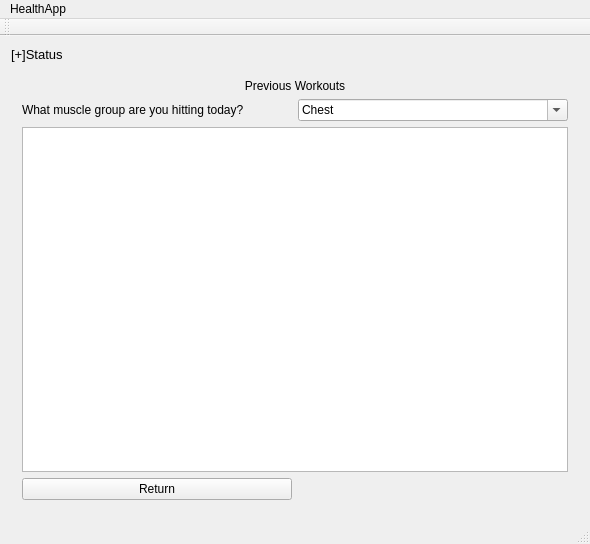
<?xml version="1.0" encoding="UTF-8"?>
<ui version="4.0">
 <class>MainWindow</class>
 <widget class="QMainWindow" name="MainWindow">
  <property name="geometry">
   <rect>
    <x>0</x>
    <y>0</y>
    <width>533</width>
    <height>544</height>
   </rect>
  </property>
  <property name="windowTitle">
   <string>MainWindow</string>
  </property>
  <widget class="QWidget" name="centralWidget">
   <layout class="QGridLayout" name="gridLayout">
    <item row="2" column="0">
     <widget class="QLabel" name="status">
      <property name="text">
       <string>&lt;html&gt;&lt;head/&gt;&lt;body&gt;&lt;p&gt;&lt;span style=&quot; font-size:10pt;&quot;&gt;[+]Status&lt;/span&gt;&lt;/p&gt;&lt;/body&gt;&lt;/html&gt;</string>
      </property>
     </widget>
    </item>
    <item row="3" column="0">
     <widget class="QStackedWidget" name="stackedWidget">
      <property name="currentIndex">
       <number>5</number>
      </property>
      <widget class="QWidget" name="Dashboard">
       <layout class="QGridLayout" name="gridLayout_7">
        <item row="5" column="0">
         <widget class="QPushButton" name="setGoal">
          <property name="text">
           <string>Set Goal</string>
          </property>
         </widget>
        </item>
        <item row="0" column="0" colspan="3">
         <widget class="QLabel" name="welcome">
          <property name="text">
           <string>&lt;html&gt;&lt;head/&gt;&lt;body&gt;&lt;p align=&quot;center&quot;&gt;Welcome&lt;/p&gt;&lt;/body&gt;&lt;/html&gt;</string>
          </property>
         </widget>
        </item>
        <item row="3" column="3">
         <widget class="QLabel" name="label_46">
          <property name="text">
           <string>Height:</string>
          </property>
         </widget>
        </item>
        <item row="3" column="0">
         <widget class="QPushButton" name="addWorkout">
          <property name="text">
           <string>Add Workout</string>
          </property>
         </widget>
        </item>
        <item row="3" column="4">
         <widget class="QLabel" name="h">
          <property name="text">
           <string>TextLabel</string>
          </property>
         </widget>
        </item>
        <item row="5" column="1">
         <widget class="QPushButton" name="updateInfo">
          <property name="text">
           <string>Update Info</string>
          </property>
         </widget>
        </item>
        <item row="3" column="1">
         <widget class="QPushButton" name="addMeal">
          <property name="text">
           <string>Add Meal</string>
          </property>
         </widget>
        </item>
        <item row="0" column="3" colspan="3">
         <widget class="QLabel" name="name">
          <property name="text">
           <string>TextLabel</string>
          </property>
         </widget>
        </item>
        <item row="5" column="4">
         <widget class="QLabel" name="w">
          <property name="text">
           <string>TextLabel</string>
          </property>
         </widget>
        </item>
        <item row="5" column="3">
         <widget class="QLabel" name="label_48">
          <property name="text">
           <string>Weight:</string>
          </property>
         </widget>
        </item>
        <item row="2" column="4">
         <widget class="QPushButton" name="wodButton">
          <property name="text">
           <string>Previous workouts</string>
          </property>
         </widget>
        </item>
        <item row="2" column="1">
         <widget class="QLabel" name="daysTo">
          <property name="text">
           <string>TextLabel</string>
          </property>
         </widget>
        </item>
        <item row="2" column="0">
         <widget class="QLabel" name="label">
          <property name="text">
           <string>Days Until Goal:</string>
          </property>
         </widget>
        </item>
       </layout>
      </widget>
      <widget class="QWidget" name="addWorkoutPage">
       <layout class="QGridLayout" name="gridLayout_4">
        <item row="0" column="0">
         <widget class="QLabel" name="label_2">
          <property name="text">
           <string>&lt;html&gt;&lt;head/&gt;&lt;body&gt;&lt;p align=&quot;center&quot;&gt;&lt;span style=&quot; font-size:24pt;&quot;&gt;Add Workout&lt;/span&gt;&lt;/p&gt;&lt;/body&gt;&lt;/html&gt;</string>
          </property>
         </widget>
        </item>
        <item row="2" column="0">
         <widget class="QScrollArea" name="scrollArea">
          <property name="widgetResizable">
           <bool>true</bool>
          </property>
          <widget class="QWidget" name="scrollAreaWidgetContents">
           <property name="geometry">
            <rect>
             <x>0</x>
             <y>0</y>
             <width>468</width>
             <height>406</height>
            </rect>
           </property>
           <layout class="QGridLayout" name="gridLayout_3">
            <item row="0" column="1" colspan="2">
             <widget class="QLabel" name="label_5">
              <property name="text">
               <string>&lt;html&gt;&lt;head/&gt;&lt;body&gt;&lt;p&gt;&lt;span style=&quot; font-size:18pt; font-weight:600;&quot;&gt;Workout 1&lt;/span&gt;&lt;/p&gt;&lt;/body&gt;&lt;/html&gt;</string>
              </property>
             </widget>
            </item>
            <item row="1" column="0">
             <widget class="QLabel" name="label_7">
              <property name="text">
               <string>Type</string>
              </property>
             </widget>
            </item>
            <item row="1" column="1" colspan="2">
             <widget class="QComboBox" name="fam1">
              <property name="editable">
               <bool>true</bool>
              </property>
              <property name="currentText">
               <string>Chest</string>
              </property>
              <item>
               <property name="text">
                <string>Chest</string>
               </property>
              </item>
              <item>
               <property name="text">
                <string>Back</string>
               </property>
              </item>
              <item>
               <property name="text">
                <string>Shoulders</string>
               </property>
              </item>
              <item>
               <property name="text">
                <string>Legs</string>
               </property>
              </item>
              <item>
               <property name="text">
                <string>Arms</string>
               </property>
              </item>
              <item>
               <property name="text">
                <string>Core</string>
               </property>
              </item>
              <item>
               <property name="text">
                <string>Cardio</string>
               </property>
              </item>
             </widget>
            </item>
            <item row="1" column="3">
             <widget class="QLabel" name="label_6">
              <property name="text">
               <string>Exercise</string>
              </property>
             </widget>
            </item>
            <item row="1" column="4" colspan="2">
             <widget class="QLineEdit" name="ex1"/>
            </item>
            <item row="2" column="1">
             <widget class="QLabel" name="label_3">
              <property name="text">
               <string>Weight</string>
              </property>
             </widget>
            </item>
            <item row="2" column="2">
             <widget class="QSpinBox" name="w1">
              <property name="maximum">
               <number>500</number>
              </property>
             </widget>
            </item>
            <item row="2" column="3">
             <widget class="QLabel" name="label_8">
              <property name="text">
               <string>Sets</string>
              </property>
             </widget>
            </item>
            <item row="2" column="4">
             <widget class="QSpinBox" name="s1">
              <property name="maximum">
               <number>10</number>
              </property>
             </widget>
            </item>
            <item row="2" column="5">
             <widget class="QLabel" name="label_4">
              <property name="text">
               <string>Reps</string>
              </property>
             </widget>
            </item>
            <item row="2" column="6">
             <widget class="QSpinBox" name="r1"/>
            </item>
            <item row="3" column="1" colspan="2">
             <widget class="QLabel" name="label_13">
              <property name="text">
               <string>&lt;html&gt;&lt;head/&gt;&lt;body&gt;&lt;p&gt;&lt;span style=&quot; font-size:18pt; font-weight:600;&quot;&gt;Workout 2&lt;/span&gt;&lt;/p&gt;&lt;/body&gt;&lt;/html&gt;</string>
              </property>
             </widget>
            </item>
            <item row="4" column="0">
             <widget class="QLabel" name="label_10">
              <property name="text">
               <string>Type</string>
              </property>
             </widget>
            </item>
            <item row="4" column="1" colspan="2">
             <widget class="QComboBox" name="fam2">
              <property name="editable">
               <bool>true</bool>
              </property>
              <property name="currentText">
               <string>Chest</string>
              </property>
              <item>
               <property name="text">
                <string>Chest</string>
               </property>
              </item>
              <item>
               <property name="text">
                <string>Back</string>
               </property>
              </item>
              <item>
               <property name="text">
                <string>Shoulders</string>
               </property>
              </item>
              <item>
               <property name="text">
                <string>Legs</string>
               </property>
              </item>
              <item>
               <property name="text">
                <string>Arms</string>
               </property>
              </item>
              <item>
               <property name="text">
                <string>Core</string>
               </property>
              </item>
              <item>
               <property name="text">
                <string>Cardio</string>
               </property>
              </item>
             </widget>
            </item>
            <item row="4" column="3">
             <widget class="QLabel" name="label_14">
              <property name="text">
               <string>Exercise</string>
              </property>
             </widget>
            </item>
            <item row="4" column="4" colspan="2">
             <widget class="QLineEdit" name="ex2"/>
            </item>
            <item row="5" column="1">
             <widget class="QLabel" name="label_12">
              <property name="text">
               <string>Weight</string>
              </property>
             </widget>
            </item>
            <item row="5" column="2">
             <widget class="QSpinBox" name="w2">
              <property name="maximum">
               <number>500</number>
              </property>
             </widget>
            </item>
            <item row="5" column="3">
             <widget class="QLabel" name="label_9">
              <property name="text">
               <string>Sets</string>
              </property>
             </widget>
            </item>
            <item row="5" column="4">
             <widget class="QSpinBox" name="s2">
              <property name="maximum">
               <number>10</number>
              </property>
             </widget>
            </item>
            <item row="5" column="5">
             <widget class="QLabel" name="label_11">
              <property name="text">
               <string>Reps</string>
              </property>
             </widget>
            </item>
            <item row="5" column="6">
             <widget class="QSpinBox" name="r2"/>
            </item>
            <item row="6" column="1" colspan="2">
             <widget class="QLabel" name="label_19">
              <property name="text">
               <string>&lt;html&gt;&lt;head/&gt;&lt;body&gt;&lt;p&gt;&lt;span style=&quot; font-size:18pt; font-weight:600;&quot;&gt;Workout 3&lt;/span&gt;&lt;/p&gt;&lt;/body&gt;&lt;/html&gt;</string>
              </property>
             </widget>
            </item>
            <item row="7" column="0">
             <widget class="QLabel" name="label_16">
              <property name="text">
               <string>Type</string>
              </property>
             </widget>
            </item>
            <item row="7" column="1" colspan="2">
             <widget class="QComboBox" name="fam3">
              <property name="editable">
               <bool>true</bool>
              </property>
              <property name="currentText">
               <string>Chest</string>
              </property>
              <item>
               <property name="text">
                <string>Chest</string>
               </property>
              </item>
              <item>
               <property name="text">
                <string>Back</string>
               </property>
              </item>
              <item>
               <property name="text">
                <string>Shoulders</string>
               </property>
              </item>
              <item>
               <property name="text">
                <string>Legs</string>
               </property>
              </item>
              <item>
               <property name="text">
                <string>Arms</string>
               </property>
              </item>
              <item>
               <property name="text">
                <string>Core</string>
               </property>
              </item>
              <item>
               <property name="text">
                <string>Cardio</string>
               </property>
              </item>
             </widget>
            </item>
            <item row="7" column="3">
             <widget class="QLabel" name="label_20">
              <property name="text">
               <string>Exercise</string>
              </property>
             </widget>
            </item>
            <item row="7" column="4" colspan="2">
             <widget class="QLineEdit" name="ex3"/>
            </item>
            <item row="8" column="1">
             <widget class="QLabel" name="label_18">
              <property name="text">
               <string>Weight</string>
              </property>
             </widget>
            </item>
            <item row="8" column="2">
             <widget class="QSpinBox" name="w3">
              <property name="maximum">
               <number>500</number>
              </property>
             </widget>
            </item>
            <item row="8" column="3">
             <widget class="QLabel" name="label_15">
              <property name="text">
               <string>Sets</string>
              </property>
             </widget>
            </item>
            <item row="8" column="4">
             <widget class="QSpinBox" name="s3">
              <property name="maximum">
               <number>10</number>
              </property>
             </widget>
            </item>
            <item row="8" column="5">
             <widget class="QLabel" name="label_17">
              <property name="text">
               <string>Reps</string>
              </property>
             </widget>
            </item>
            <item row="8" column="6">
             <widget class="QSpinBox" name="r3"/>
            </item>
            <item row="9" column="1" colspan="2">
             <widget class="QLabel" name="label_23">
              <property name="text">
               <string>&lt;html&gt;&lt;head/&gt;&lt;body&gt;&lt;p&gt;&lt;span style=&quot; font-size:18pt; font-weight:600;&quot;&gt;Workout 4&lt;/span&gt;&lt;/p&gt;&lt;/body&gt;&lt;/html&gt;</string>
              </property>
             </widget>
            </item>
            <item row="10" column="0">
             <widget class="QLabel" name="label_25">
              <property name="text">
               <string>Type</string>
              </property>
             </widget>
            </item>
            <item row="10" column="1" colspan="2">
             <widget class="QComboBox" name="fam4">
              <property name="editable">
               <bool>true</bool>
              </property>
              <property name="currentText">
               <string>Chest</string>
              </property>
              <item>
               <property name="text">
                <string>Chest</string>
               </property>
              </item>
              <item>
               <property name="text">
                <string>Back</string>
               </property>
              </item>
              <item>
               <property name="text">
                <string>Shoulders</string>
               </property>
              </item>
              <item>
               <property name="text">
                <string>Legs</string>
               </property>
              </item>
              <item>
               <property name="text">
                <string>Arms</string>
               </property>
              </item>
              <item>
               <property name="text">
                <string>Core</string>
               </property>
              </item>
              <item>
               <property name="text">
                <string>Cardio</string>
               </property>
              </item>
             </widget>
            </item>
            <item row="10" column="3">
             <widget class="QLabel" name="label_26">
              <property name="text">
               <string>Exercise</string>
              </property>
             </widget>
            </item>
            <item row="10" column="4" colspan="2">
             <widget class="QLineEdit" name="ex4"/>
            </item>
            <item row="11" column="1">
             <widget class="QLabel" name="label_24">
              <property name="text">
               <string>Weight</string>
              </property>
             </widget>
            </item>
            <item row="11" column="2">
             <widget class="QSpinBox" name="w4">
              <property name="maximum">
               <number>500</number>
              </property>
             </widget>
            </item>
            <item row="11" column="3">
             <widget class="QLabel" name="label_21">
              <property name="text">
               <string>Sets</string>
              </property>
             </widget>
            </item>
            <item row="11" column="4">
             <widget class="QSpinBox" name="s4">
              <property name="maximum">
               <number>10</number>
              </property>
             </widget>
            </item>
            <item row="11" column="5">
             <widget class="QLabel" name="label_22">
              <property name="text">
               <string>Reps</string>
              </property>
             </widget>
            </item>
            <item row="11" column="6">
             <widget class="QSpinBox" name="r4"/>
            </item>
           </layout>
          </widget>
         </widget>
        </item>
        <item row="3" column="0">
         <widget class="QDialogButtonBox" name="saveWorkoutButton">
          <property name="standardButtons">
           <set>QDialogButtonBox::Cancel|QDialogButtonBox::Save</set>
          </property>
          <property name="centerButtons">
           <bool>true</bool>
          </property>
         </widget>
        </item>
       </layout>
      </widget>
      <widget class="QWidget" name="addMealPage">
       <layout class="QGridLayout" name="gridLayout_2">
        <item row="0" column="0">
         <widget class="QLabel" name="label_27">
          <property name="text">
           <string>&lt;html&gt;&lt;head/&gt;&lt;body&gt;&lt;p align=&quot;center&quot;&gt;&lt;span style=&quot; font-size:24pt;&quot;&gt;Add Meal&lt;/span&gt;&lt;/p&gt;&lt;/body&gt;&lt;/html&gt;</string>
          </property>
         </widget>
        </item>
        <item row="1" column="0">
         <widget class="QScrollArea" name="scrollArea_2">
          <property name="widgetResizable">
           <bool>true</bool>
          </property>
          <widget class="QWidget" name="scrollAreaWidgetContents_2">
           <property name="geometry">
            <rect>
             <x>0</x>
             <y>0</y>
             <width>483</width>
             <height>333</height>
            </rect>
           </property>
           <layout class="QGridLayout" name="gridLayout_6">
            <item row="0" column="0">
             <widget class="QLabel" name="label_34">
              <property name="text">
               <string>Name</string>
              </property>
             </widget>
            </item>
            <item row="0" column="1">
             <widget class="QLineEdit" name="nameEdit"/>
            </item>
            <item row="1" column="0">
             <widget class="QLabel" name="label_33">
              <property name="text">
               <string>Calories</string>
              </property>
             </widget>
            </item>
            <item row="1" column="1">
             <widget class="QDoubleSpinBox" name="calEdit">
              <property name="maximum">
               <double>5000.000000000000000</double>
              </property>
             </widget>
            </item>
            <item row="2" column="0">
             <widget class="QLabel" name="label_32">
              <property name="text">
               <string>Total Fat</string>
              </property>
             </widget>
            </item>
            <item row="2" column="1">
             <widget class="QDoubleSpinBox" name="fatEdit">
              <property name="maximum">
               <double>5000.000000000000000</double>
              </property>
             </widget>
            </item>
            <item row="3" column="0">
             <widget class="QLabel" name="label_31">
              <property name="text">
               <string>Cholestorol</string>
              </property>
             </widget>
            </item>
            <item row="3" column="1">
             <widget class="QDoubleSpinBox" name="cholEdit">
              <property name="maximum">
               <double>5000.000000000000000</double>
              </property>
             </widget>
            </item>
            <item row="4" column="0">
             <widget class="QLabel" name="label_29">
              <property name="text">
               <string>Sodium</string>
              </property>
             </widget>
            </item>
            <item row="4" column="1">
             <widget class="QDoubleSpinBox" name="sodEdit">
              <property name="maximum">
               <double>5000.000000000000000</double>
              </property>
             </widget>
            </item>
            <item row="5" column="0">
             <widget class="QLabel" name="label_28">
              <property name="text">
               <string>Total Carbs</string>
              </property>
             </widget>
            </item>
            <item row="5" column="1">
             <widget class="QDoubleSpinBox" name="carbEdit">
              <property name="maximum">
               <double>5000.000000000000000</double>
              </property>
             </widget>
            </item>
            <item row="6" column="0">
             <widget class="QLabel" name="label_30">
              <property name="text">
               <string>Protein</string>
              </property>
             </widget>
            </item>
            <item row="6" column="1">
             <widget class="QDoubleSpinBox" name="protEdit">
              <property name="maximum">
               <double>5000.000000000000000</double>
              </property>
             </widget>
            </item>
           </layout>
          </widget>
         </widget>
        </item>
        <item row="2" column="0">
         <widget class="QDialogButtonBox" name="saveMealButton">
          <property name="standardButtons">
           <set>QDialogButtonBox::Cancel|QDialogButtonBox::Save</set>
          </property>
          <property name="centerButtons">
           <bool>true</bool>
          </property>
         </widget>
        </item>
       </layout>
      </widget>
      <widget class="QWidget" name="goalPage">
       <layout class="QGridLayout" name="gridLayout_8">
        <item row="0" column="0">
         <widget class="QLabel" name="label_36">
          <property name="text">
           <string>&lt;html&gt;&lt;head/&gt;&lt;body&gt;&lt;p align=&quot;center&quot;&gt;&lt;span style=&quot; font-size:24pt;&quot;&gt;Set your Goal!&lt;/span&gt;&lt;/p&gt;&lt;/body&gt;&lt;/html&gt;</string>
          </property>
         </widget>
        </item>
        <item row="2" column="0">
         <widget class="QCalendarWidget" name="calendarWidget_2">
          <property name="gridVisible">
           <bool>false</bool>
          </property>
          <property name="verticalHeaderFormat">
           <enum>QCalendarWidget::NoVerticalHeader</enum>
          </property>
         </widget>
        </item>
        <item row="3" column="0">
         <widget class="QScrollArea" name="scrollArea_3">
          <property name="maximumSize">
           <size>
            <width>16777215</width>
            <height>16777215</height>
           </size>
          </property>
          <property name="sizeAdjustPolicy">
           <enum>QAbstractScrollArea::AdjustToContents</enum>
          </property>
          <property name="widgetResizable">
           <bool>true</bool>
          </property>
          <widget class="QWidget" name="scrollAreaWidgetContents_3">
           <property name="geometry">
            <rect>
             <x>0</x>
             <y>0</y>
             <width>468</width>
             <height>72</height>
            </rect>
           </property>
           <layout class="QGridLayout" name="gridLayout_9">
            <item row="0" column="0">
             <widget class="QLabel" name="label_37">
              <property name="text">
               <string>What is your target weight?</string>
              </property>
             </widget>
            </item>
            <item row="0" column="1">
             <widget class="QLabel" name="label_38">
              <property name="text">
               <string>When do you want to acheive this by?</string>
              </property>
             </widget>
            </item>
            <item row="1" column="0">
             <widget class="QSpinBox" name="target">
              <property name="alignment">
               <set>Qt::AlignCenter</set>
              </property>
              <property name="minimum">
               <number>0</number>
              </property>
              <property name="maximum">
               <number>500</number>
              </property>
              <property name="value">
               <number>0</number>
              </property>
             </widget>
            </item>
            <item row="1" column="1">
             <widget class="QDateEdit" name="dateEdit">
              <property name="alignment">
               <set>Qt::AlignCenter</set>
              </property>
              <property name="minimumDate">
               <date>
                <year>2018</year>
                <month>5</month>
                <day>14</day>
               </date>
              </property>
             </widget>
            </item>
           </layout>
          </widget>
         </widget>
        </item>
        <item row="1" column="0">
         <widget class="QTextBrowser" name="textBrowser">
          <property name="autoFillBackground">
           <bool>false</bool>
          </property>
          <property name="html">
           <string>&lt;!DOCTYPE HTML PUBLIC &quot;-//W3C//DTD HTML 4.0//EN&quot; &quot;http://www.w3.org/TR/REC-html40/strict.dtd&quot;&gt;
&lt;html&gt;&lt;head&gt;&lt;meta name=&quot;qrichtext&quot; content=&quot;1&quot; /&gt;&lt;style type=&quot;text/css&quot;&gt;
p, li { white-space: pre-wrap; }
&lt;/style&gt;&lt;/head&gt;&lt;body style=&quot; font-family:'.SF NS Text'; font-size:13pt; font-weight:400; font-style:normal;&quot;&gt;
&lt;p align=&quot;center&quot; style=&quot; margin-top:0px; margin-bottom:0px; margin-left:0px; margin-right:0px; -qt-block-indent:0; text-indent:0px;&quot;&gt;HealthApp is dedicated to help you reach the goal you set! The steps are simple, pick a target weight and a day to reach it by! The journey to a better body starts today!&lt;/p&gt;&lt;/body&gt;&lt;/html&gt;</string>
          </property>
         </widget>
        </item>
        <item row="5" column="0">
         <widget class="QDialogButtonBox" name="saveGoalButton">
          <property name="standardButtons">
           <set>QDialogButtonBox::Cancel|QDialogButtonBox::Save</set>
          </property>
          <property name="centerButtons">
           <bool>true</bool>
          </property>
         </widget>
        </item>
       </layout>
      </widget>
      <widget class="QWidget" name="updatePage">
       <layout class="QGridLayout" name="gridLayout_10">
        <item row="5" column="2">
         <widget class="QLabel" name="label_45">
          <property name="text">
           <string>lbs.</string>
          </property>
         </widget>
        </item>
        <item row="4" column="3">
         <widget class="QSpinBox" name="userHtIn">
          <property name="maximum">
           <number>11</number>
          </property>
         </widget>
        </item>
        <item row="4" column="0">
         <widget class="QLabel" name="label_41">
          <property name="text">
           <string>Height</string>
          </property>
         </widget>
        </item>
        <item row="4" column="2">
         <widget class="QLabel" name="label_43">
          <property name="text">
           <string>ft.</string>
          </property>
         </widget>
        </item>
        <item row="5" column="0">
         <widget class="QLabel" name="label_42">
          <property name="text">
           <string>Weight</string>
          </property>
         </widget>
        </item>
        <item row="4" column="4">
         <widget class="QLabel" name="label_44">
          <property name="text">
           <string>in.</string>
          </property>
         </widget>
        </item>
        <item row="3" column="0">
         <widget class="QLabel" name="label_40">
          <property name="text">
           <string>Name</string>
          </property>
         </widget>
        </item>
        <item row="2" column="0" colspan="12">
         <widget class="QTextBrowser" name="textBrowser_2">
          <property name="html">
           <string>&lt;!DOCTYPE HTML PUBLIC &quot;-//W3C//DTD HTML 4.0//EN&quot; &quot;http://www.w3.org/TR/REC-html40/strict.dtd&quot;&gt;
&lt;html&gt;&lt;head&gt;&lt;meta name=&quot;qrichtext&quot; content=&quot;1&quot; /&gt;&lt;style type=&quot;text/css&quot;&gt;
p, li { white-space: pre-wrap; }
&lt;/style&gt;&lt;/head&gt;&lt;body style=&quot; font-family:'.SF NS Text'; font-size:13pt; font-weight:400; font-style:normal;&quot;&gt;
&lt;p align=&quot;center&quot; style=&quot; margin-top:0px; margin-bottom:0px; margin-left:0px; margin-right:0px; -qt-block-indent:0; text-indent:0px;&quot;&gt;It helps us to get to know you a little bit before we start suggesting things for you! Simply fill in the information and we can begin!&lt;/p&gt;&lt;/body&gt;&lt;/html&gt;</string>
          </property>
         </widget>
        </item>
        <item row="5" column="1">
         <widget class="QSpinBox" name="userWeight">
          <property name="maximum">
           <number>500</number>
          </property>
         </widget>
        </item>
        <item row="3" column="1" colspan="10">
         <widget class="QLineEdit" name="userName">
          <property name="text">
           <string/>
          </property>
         </widget>
        </item>
        <item row="4" column="1">
         <widget class="QSpinBox" name="userHtFt">
          <property name="minimum">
           <number>3</number>
          </property>
          <property name="maximum">
           <number>7</number>
          </property>
         </widget>
        </item>
        <item row="5" column="3" colspan="5">
         <widget class="QDialogButtonBox" name="updateInfoButton">
          <property name="standardButtons">
           <set>QDialogButtonBox::Cancel|QDialogButtonBox::Reset|QDialogButtonBox::Save</set>
          </property>
          <property name="centerButtons">
           <bool>true</bool>
          </property>
         </widget>
        </item>
        <item row="0" column="3" colspan="2">
         <widget class="QLabel" name="label_39">
          <property name="text">
           <string>&lt;html&gt;&lt;head/&gt;&lt;body&gt;&lt;p align=&quot;center&quot;&gt;&lt;span style=&quot; font-size:24pt;&quot;&gt;Update your info!&lt;/span&gt;&lt;/p&gt;&lt;/body&gt;&lt;/html&gt;</string>
          </property>
         </widget>
        </item>
       </layout>
      </widget>
      <widget class="QWidget" name="wodPage">
       <layout class="QGridLayout" name="gridLayout_5">
        <item row="1" column="0">
         <widget class="QLabel" name="label_52">
          <property name="text">
           <string>What muscle group are you hitting today?</string>
          </property>
         </widget>
        </item>
        <item row="1" column="1">
         <widget class="QComboBox" name="muscleGroup">
          <property name="editable">
           <bool>true</bool>
          </property>
          <property name="currentText">
           <string>Chest</string>
          </property>
          <item>
           <property name="text">
            <string>Chest</string>
           </property>
          </item>
          <item>
           <property name="text">
            <string>Back</string>
           </property>
          </item>
          <item>
           <property name="text">
            <string>Shoulders</string>
           </property>
          </item>
          <item>
           <property name="text">
            <string>Legs</string>
           </property>
          </item>
          <item>
           <property name="text">
            <string>Arms</string>
           </property>
          </item>
          <item>
           <property name="text">
            <string>Core</string>
           </property>
          </item>
          <item>
           <property name="text">
            <string>Cardio</string>
           </property>
          </item>
         </widget>
        </item>
        <item row="3" column="0">
         <widget class="QPushButton" name="pushButton_2">
          <property name="text">
           <string>Return</string>
          </property>
         </widget>
        </item>
        <item row="0" column="0" colspan="2">
         <widget class="QLabel" name="label_35">
          <property name="text">
           <string>Previous Workouts</string>
          </property>
          <property name="alignment">
           <set>Qt::AlignCenter</set>
          </property>
         </widget>
        </item>
        <item row="2" column="0" colspan="2">
         <widget class="QTableView" name="tableView"/>
        </item>
       </layout>
      </widget>
     </widget>
    </item>
   </layout>
  </widget>
  <widget class="QMenuBar" name="menuBar">
   <property name="geometry">
    <rect>
     <x>0</x>
     <y>0</y>
     <width>533</width>
     <height>22</height>
    </rect>
   </property>
   <widget class="QMenu" name="menuHealthApp">
    <property name="title">
     <string>HealthApp</string>
    </property>
   </widget>
   <addaction name="menuHealthApp"/>
  </widget>
  <widget class="QToolBar" name="mainToolBar">
   <attribute name="toolBarArea">
    <enum>TopToolBarArea</enum>
   </attribute>
   <attribute name="toolBarBreak">
    <bool>false</bool>
   </attribute>
  </widget>
  <widget class="QStatusBar" name="statusBar"/>
 </widget>
 <layoutdefault spacing="6" margin="11"/>
 <resources/>
 <connections/>
</ui>
